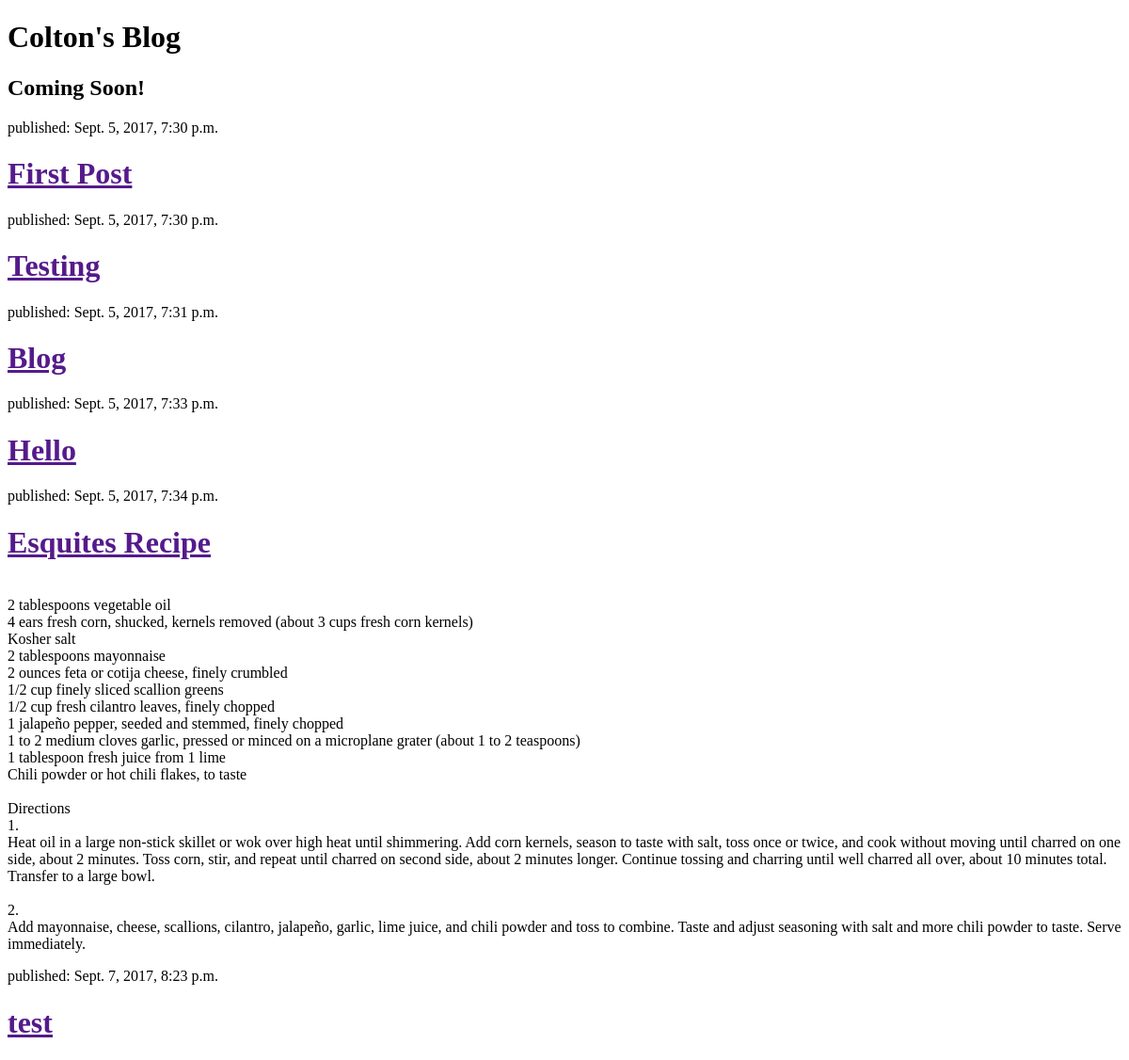
The app's page /, older data.
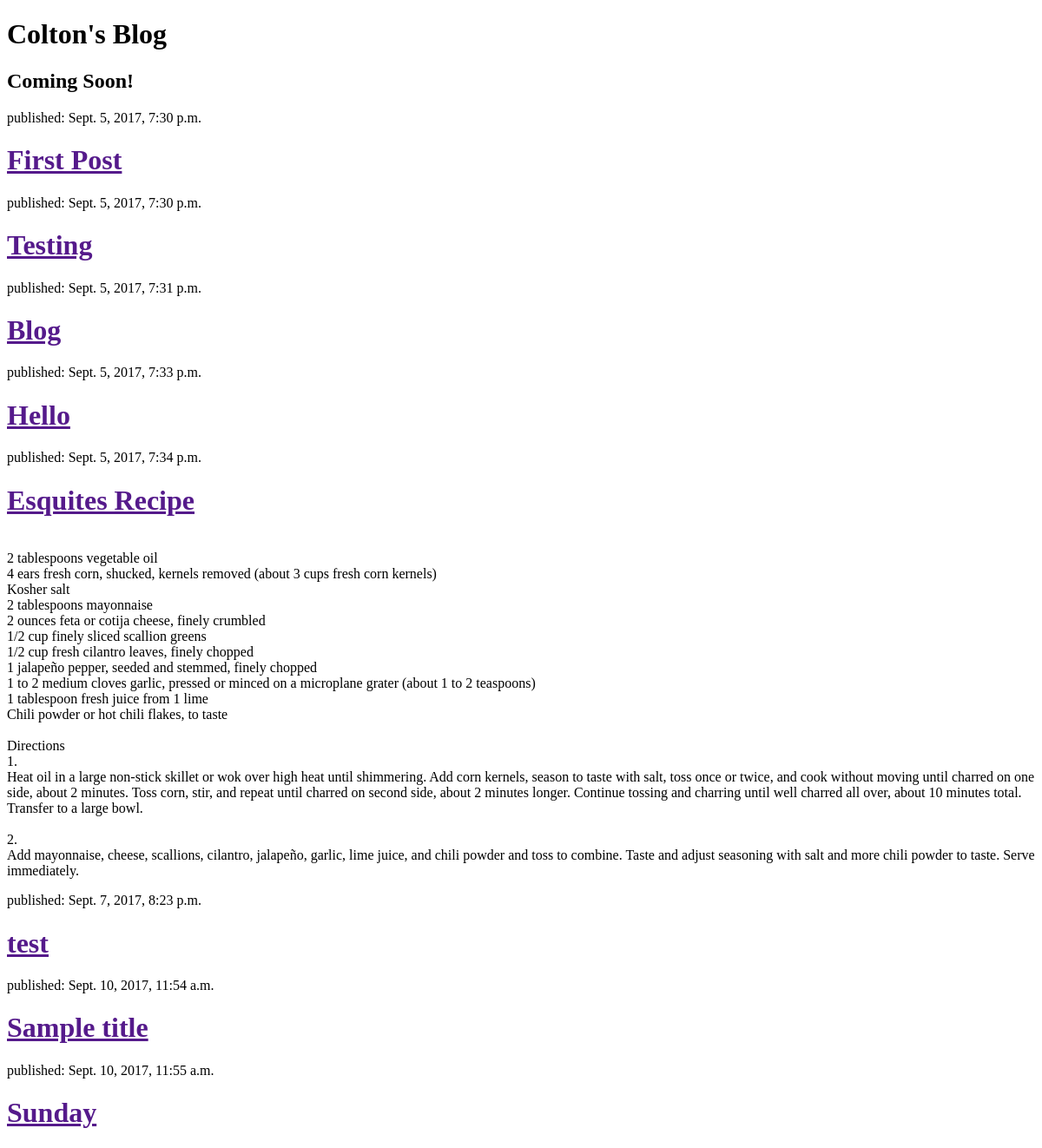
The same page, newer data.
### blog/models.py (models this page shows, shortened)
class Post(models.Model):
    author = models.ForeignKey('auth.User')
    title = models.CharField(max_length=200)
    text = models.TextField()
    created_date = models.DateTimeField(default=timezone.now)
    published_date = models.DateTimeField(blank=True, null=True)

### blog/views.py (the view)
# urls.py: url(r'^$',views.post_list,name='post_list')
def post_list(request):
    posts = Post.objects.filter(published_date__lte=timezone.now()).order_by('published_date')
    return render(request, 'blog/post_list.html',{'posts':posts})

### blog/templates/blog/post_list.html (shortened to what this page needs)
<!DOCTYPE html>
<html>
  <head>
  </head>
  <body>
    <div>
      <h1>Colton's Blog</h1>
    </div>
      <h2>Coming Soon!</h2>
    {% for post in posts %}
    <div>
      <p>published: {{ post.published_date }}</p>
      <h1><a href="">{{ post.title }}</a></h1>
      <p><{{ post.text|linebreaksbr }}</p>
    </div>
    {% endfor %}
  </body>
</html>

Row changes from the older to the newer data that the page shows:
added Post: published_date "Sept. 10, 2017, 11:54 a.m.", title "Sample title"
added Post: published_date "Sept. 10, 2017, 11:55 a.m.", title "Sunday"
